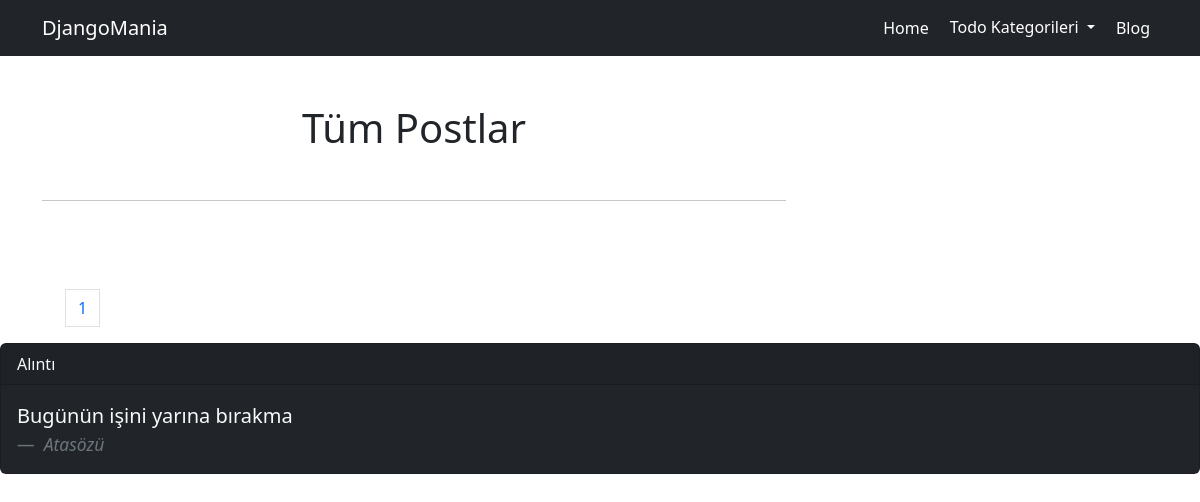
/blog/, run on an earlier commit of the app's database.
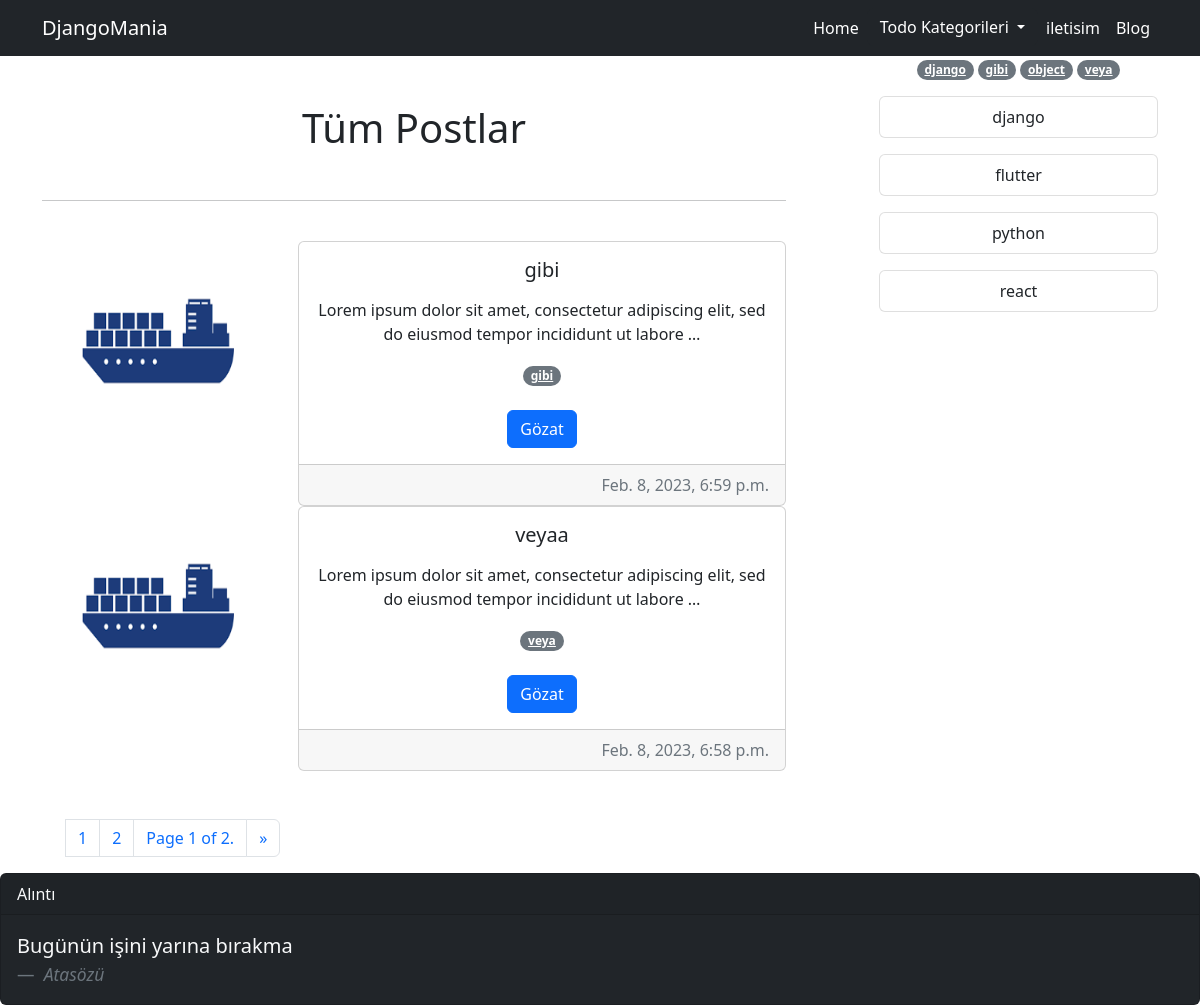
And on a later commit of the database.
### page/models.py (models this page shows, shortened)
class Page(models.Model):
    user = models.ForeignKey(User,on_delete=models.CASCADE)
    title = models.CharField(max_length=200)
    slug = AutoSlugField(populate_from = "title",unique = True,)
    is_active = models.BooleanField(default=False)
    created_at = models.DateTimeField(auto_now_add=True)
    updated_at = models.DateTimeField(auto_now=True)
    cover = models.ImageField(upload_to='cover')
    content = HTMLField( blank=True,null=True )
    def get_absolute_url(self):
        return reverse(
            "page:page_view",
            kwargs={
                "page_slug":self.slug
            }
        )

### blog/models.py (models this page shows, shortened)
class Post(models.Model):
    slug = AutoSlugField(populate_from = "title",unique=True,)
    tag = models.ManyToManyField(BlogTag)
    user = models.ForeignKey(User,on_delete=models.CASCADE)
    category = models.ForeignKey(BlogCategory,on_delete=models.SET_NULL,null=True)
    title = models.CharField( max_length=200 )
    content = HTMLField( blank=True,null=True )
    is_active = models.BooleanField(default=False)
    created_at = models.DateTimeField(auto_now_add=True)
    updated_at = models.DateTimeField(auto_now=True)
    cover = models.ImageField(upload_to='post',blank=True,null=True)
    view_count = models.PositiveBigIntegerField(default=0)
    def get_absolute_url(self):
        return reverse(
            "blog:post_detail",
            kwargs={
                "category_slug":self.category.slug,
                "post_slug":self.slug,
            }
        )

class BlogTag(models.Model):
    title = models.CharField(max_length=200)
    slug = AutoSlugField(populate_from = "title",unique = True,)
    is_active = models.BooleanField(default=False)
    created_at = models.DateTimeField(auto_now_add=True)
    updated_at = models.DateTimeField(auto_now=True)
    def __str__(self):
        return self.title
    def get_absolute_url(self):
        return reverse(
            "blog:tag_view",
            kwargs={
                "tag_slug":self.slug,
            }
        )

class BlogCategory(models.Model):
    title = models.CharField(max_length=200)
    slug = AutoSlugField(populate_from = "title",unique = True,)
    is_active = models.BooleanField(default=False)
    created_at = models.DateTimeField(auto_now_add=True)
    updated_at = models.DateTimeField(auto_now=True)
    def get_absolute_url(self):
        return reverse(
            "blog:category_view",
            kwargs={
                "category_slug":self.slug
            }
        )

### blog/views.py (the view)
# urls.py: path("",all_post_view,name="all_post_view"),
def all_post_view(request):
    categories = BlogCategory.objects.filter(is_active=True).order_by("title")
    tags = BlogTag.objects.filter(is_active=True).order_by("title")
    posts = Post.objects.filter(is_active=True).order_by("-created_at")
    paginator = Paginator(posts, 2)
    page_number = request.GET.get('page')
    page_obj = paginator.get_page(page_number)
    context=dict(
        categories=categories,
        tags=tags,
        posts=posts,
        page_obj=page_obj,
    )
    return render(request,"blog/all_posts.html",context)

### config/global_context_processors.py (called while the page is built)
def global_todo_categories_context(request):
    return dict(
        global_todo_categories=TodoCategory.objects.filter(is_active=True)
    )

def global_page_context(request):
    return dict(
        global_pages=Page.objects.filter(is_active=True)
    )

### todo/models.py (called while the page is built)
    def __str__(self):
        return self.title

    def get_absolute_url(self):
        return reverse(
            "todo:category_detail_view",
            kwargs={
                "category_slug":self.slug
            }
        )

### blog/templates/blog/all_posts.html (shortened to what this page needs)
{% extends "core/base.html" %}
{% block container %}
<div class="row g-0 text-center">
    <div class="col-sm-8 ">
        <br><br>
        {% if category %}
        <h1>{{ category.title|upper }}</h1>
        {% elif tag %}
        <h1>{{ tag.title|upper }}</h1>
        {% else %}
        <h1>Tüm Postlar</h1>
        {% endif %}
        <br><hr><br>
        {% for post in page_obj %}
        <div class="row">
            <div class="col-sm-4">
                <img src="{{ post.cover.url }}" alt="{{ post.title }}" width="200" height="200" >
            </div>
            <div class="col-sm-8"> <div class="card text-center">
                <div class="card-body">
                    <h5 class="card-title">{{ post.title }}</h5>
                    <p class="card-text">{{ post.content|safe|truncatewords:15 }}</p>
                    {% for tag in post.tag.all %}
                    <a  href="{{ tag.get_absolute_url }}" class="badge rounded-pill text-bg-secondary">
                        {{ tag }}</a>
                        {% endfor %}
                        <br><br>
                        <a href="{{ post.get_absolute_url }}" class="btn btn-primary">Gözat</a>
                    </div>
                <div class="card-footer text-muted text-end">
                    {{ post.created_at}}
                </div>
            </div></div>
        </div>
        {% endfor %}
    </div>
    <div class="col-sm-3 offset-1">
           {% for tag in tags %}
               <a  href="{{ tag.get_absolute_url }}" class="badge rounded-pill text-bg-secondary">
                {{ tag }}</a>
            {% endfor %}
        {% for category in categories %}
        <div class="list-group my-3">
            <a href="{{ category.get_absolute_url }}" class="list-group-item list-group-item-action " aria-current="true">
                 {{ category.title }}
            </a>
        </div>
            {% endfor %}
      </div>
      <nav class="mt-5 px-4" aria-label="Page navigation example">
        <ul class="pagination">
          {% for i in page_obj.paginator.page_range %}
          {% if data.number == i %}
              <li class="active"><span>{{ i }} <span class="sr-only">(current)</span></span></li>
          {% else %}
              <li class="page-item"><a class="page-link" href="?page={{ i }}">{{ i }}</a></li>
          {% endif %}
      {% endfor %}
          {% if page_obj.has_next %}
          <li class="page-item"><a class="page-link" href="#">  Page {{ page_obj.number }} of {{ page_obj.paginator.num_pages }}.</a></li>
          {% endif %}
          <li class="page-item">
            {% if page_obj.has_next %}
            <a class="page-link" href="?page={{ page_obj.next_page_number }}" aria-label="Next">
                <span aria-hidden="true">&raquo;</span>
            </a>
            {% endif %}
          </li>
        </ul>
      </nav>
</div>
{% endblock container %}

### templates/core/base.html (shortened to what this page needs)
{% load static %}
<!doctype html>
<html lang="en">
  <head>
    <link rel="stylesheet" href="{% static 'css/bootstrap.min.css' %}">
  </head>
  <body>
    {% include "core/navbar.html" %}
    <div class="container">
      {% block container %}
      {% endblock container %}
    </div>
        <div>
          {% include "core/footer.html" %}
        </div>
  </body>
</html>

### templates/core/navbar.html (shortened to what this page needs)
<nav class="navbar navbar-expand-lg  bg-dark navbar-dark">
    <div class="container">
      <a class="navbar-brand" href="/">DjangoMania</a>
      <div class="collapse navbar-collapse " id="navbarNavAltMarkup">
        <div class="navbar-nav ms-auto">
          <a class="nav-link active" aria-current="page" href="/">Home</a>
          <div class="dropdown">
            <a class="btn btn-dark dropdown-toggle" href="#" role="button" data-bs-toggle="dropdown" aria-expanded="false">
             Todo Kategorileri
            </a>
          </div>
          {% for page in global_pages %}
          <a class="nav-link active" aria-current="page" href="{{  page.get_absolute_url }}">{{ page.title }}</a>
          {% endfor %}
          <a class="nav-link active" aria-current="page" href="{% url 'blog:all_post_view' %}">Blog</a>
        </div>
      </div>
    </div>
  </nav>

### templates/core/footer.html
<div class="card bg-dark text-light ">
    <div class="card-header">
     Alıntı
    </div>
    <div class="card-body">
      <blockquote class="blockquote mb-0">
        <p>Bugünün işini yarına bırakma</p>
        <footer class="blockquote-footer"> <cite title="Source Title">Atasözü</cite></footer>
      </blockquote>
    </div>
  </div>

What changed in the data, as far as the page shows it:
added Page: title "iletisim"
added Post: cover (picture), title "gibi", content "Lorem ipsum dolor sit amet, consectetur adipiscing elit, sed do eiusmod tempor incididunt ut labore …", created_at "Feb. 8, 2023, 6:59 p.m."
added BlogTag: title "gibi"
added Post: cover (picture), title "veyaa", content "Lorem ipsum dolor sit amet, consectetur adipiscing elit, sed do eiusmod tempor incididunt ut labore …", created_at "Feb. 8, 2023, 6:58 p.m."
added BlogTag: title "veya"
added BlogTag: title "django"
added BlogTag: title "object"
added BlogCategory: title "django"
added BlogCategory: title "flutter"
added BlogCategory: title "python"
added BlogCategory: title "react"
Also different on the page:
{{ page_obj.number }}: (not shown) → "1"
{{ page_obj.paginator.num_pages }}: (not shown) → "2"
new list line: "2"
text now shown: "Page of . »"
